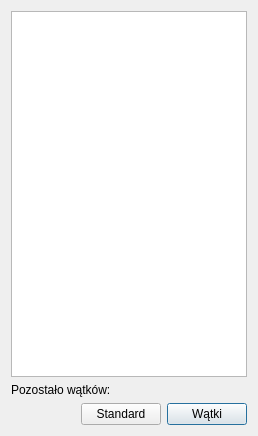
<ui version="4.0" >
 <class>Form</class>
 <widget class="QDialog" name="Form" >
  <property name="geometry" >
   <rect>
    <x>0</x>
    <y>0</y>
    <width>258</width>
    <height>436</height>
   </rect>
  </property>
  <property name="windowTitle" >
   <string>Liczby pierwsze</string>
  </property>
  <property name="windowIcon" >
   <iconset resource="mywindow.qrc" >:/images/qt.png</iconset>
  </property>
  <layout class="QGridLayout" >
   <item row="0" column="0" colspan="3" >
    <widget class="QListWidget" name="listWidget" />
   </item>
   <item row="1" column="0" colspan="2" >
    <widget class="QLabel" name="label" >
     <property name="text" >
      <string>Pozostało wątków:</string>
     </property>
    </widget>
   </item>
   <item row="2" column="0" >
    <spacer>
     <property name="orientation" >
      <enum>Qt::Horizontal</enum>
     </property>
     <property name="sizeHint" >
      <size>
       <width>151</width>
       <height>20</height>
      </size>
     </property>
    </spacer>
   </item>
   <item row="2" column="2" >
    <widget class="QPushButton" name="pushButtonThread" >
     <property name="text" >
      <string>Wątki</string>
     </property>
    </widget>
   </item>
   <item row="2" column="1" >
    <widget class="QPushButton" name="pushButtonStd" >
     <property name="text" >
      <string>Standard</string>
     </property>
    </widget>
   </item>
  </layout>
 </widget>
 <resources>
  <include location="mywindow.qrc" />
 </resources>
 <connections/>
</ui>
